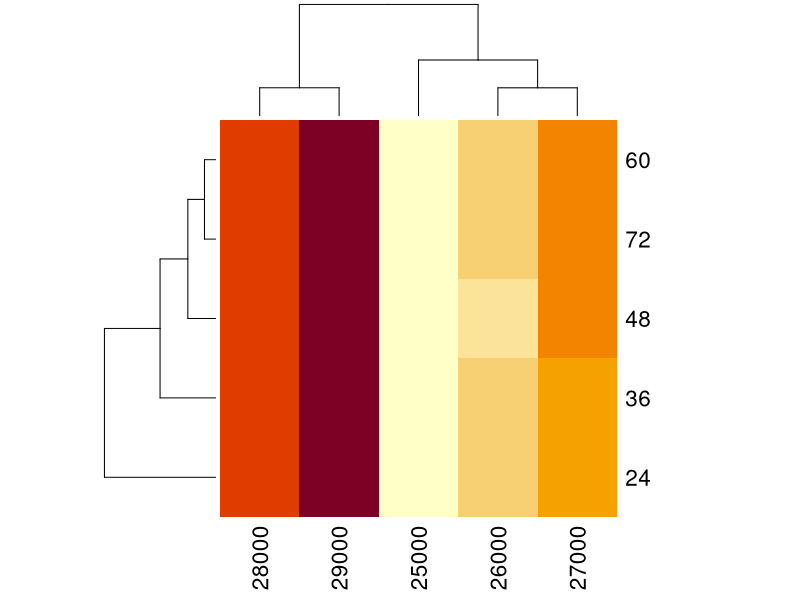
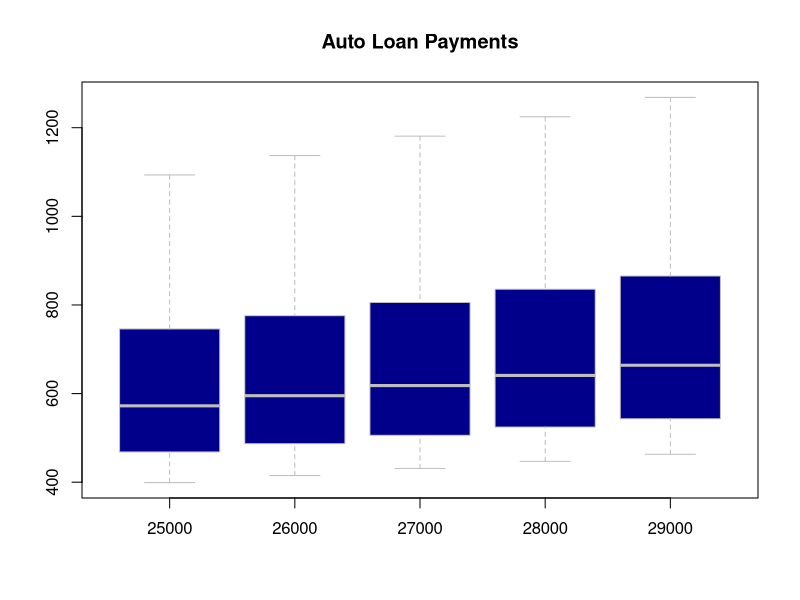
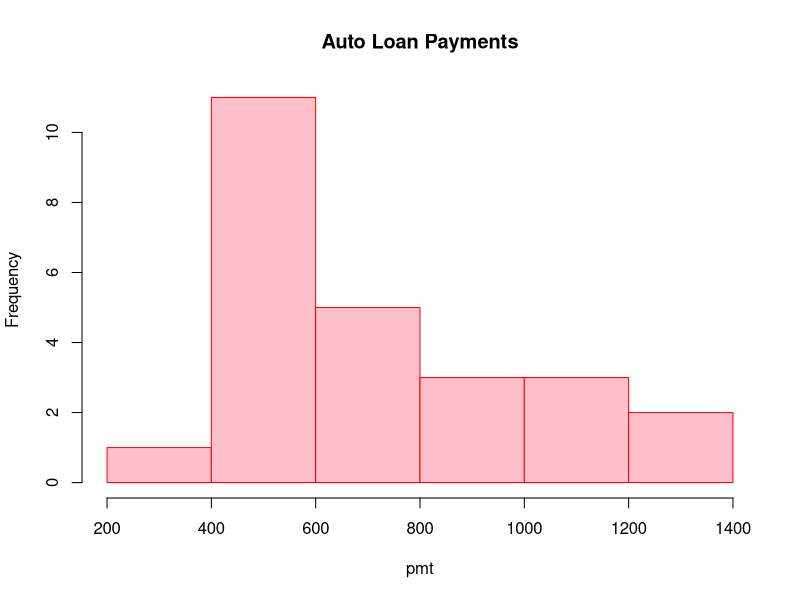

Write the R code that produced these figures, in order.
## ---- chunk 1
knitr::opts_chunk$set(echo = TRUE)
options(scipen = 999)
options(repr.plot.width = 8, repr.plot.height=4)
## ---- chunk 2
interest.rate = 4.7

present.value = 25000

term.vector = seq(from = 24, to = 72, by = 12)

df <- data.frame()
## ---- chunk 3
while (present.value < 30000) {
    
    for (number.periods in term.vector) {      
        xf <- data.frame(
            loan = present.value,
            term = number.periods,
            interest = interest.rate)
        df <- rbind(xf, df)        
    }
    
    present.value = present.value + 1000
}

df

## ---- chunk 4
autoloan.func <- function(present.value, number.periods, interest.rate) {
    interest.rate = interest.rate / 100 / 12
    round(interest.rate * present.value / (1 - (1 + interest.rate) **-number.periods),2 )
}
## ---- chunk 5
df$monthly <- with(df, mapply(autoloan.func, loan, term, interest))

df
## ---- chunk 6
df$status <- with(df, ifelse(monthly < 500, "low", ifelse(monthly > 600, "high", "ok")))

df
## ---- chunk 7
df$current_date <- Sys.time()

df
## ---- chunk 8
summary(df)
## ---- chunk 9
colnames(df) <- toupper(colnames(df))

colnames(df)
## ---- chunk 10
write.csv(df, file='loans_r.csv', row.names = F)
## ---- chunk 11
irate <- matrix(4.7, nrow = 5, ncol = 5)

irate
## ---- chunk 12
nper <- seq(from = 24, to = 72, by = 12)

nper <- matrix(nper, nrow = 5, ncol = 5)

nper
## ---- chunk 13
pval <- seq(from = 25000, to = 29000, by = 1000)

pval <- matrix(pval, nrow = 5, ncol = 5)

pval <- t(pval)
pval
## ---- chunk 14
autoloan.func <- function(pval, nper, irate) {
    irate = irate / 100 / 12
    round(irate * pval / (1 - (1 + irate) **-nper),2 )
}
## ---- chunk 15
pmt <- autoloan.func(pval, nper, irate)

row.names(pmt) <- nper[,1]

colnames(pmt) <- pval[1,]

pmt
## ---- chunk 16
heatmap(pmt)
## ---- chunk 17
boxplot(pmt, col = 'darkblue', border = 'grey', main = 'Auto Loan Payments')
## ---- chunk 18
hist(pmt, col = 'pink', border = 'red', main = 'Auto Loan Payments')
